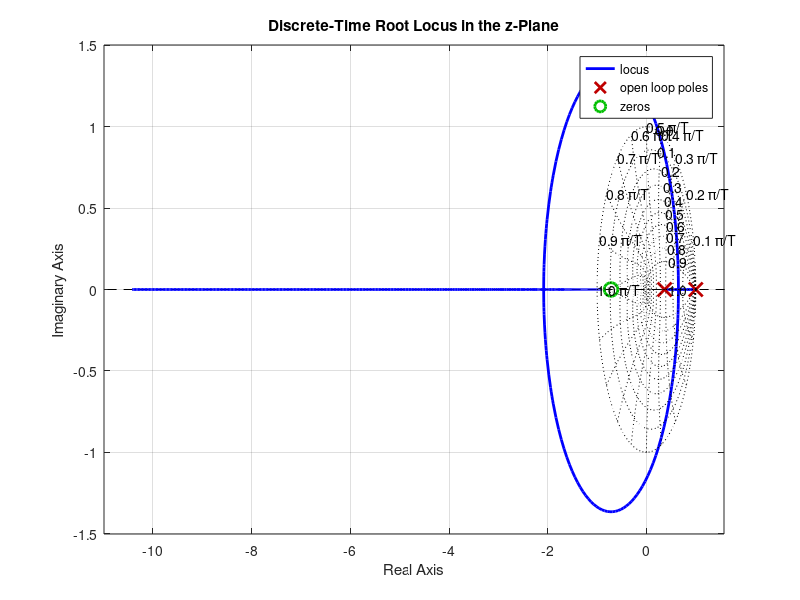

MATLAB code to generate this figure:
clc; clear; close all;
T = 1;
z = tf('z', T);
G_z = (0.368*z + 0.264) / ((z - 1)*(z - 0.368));
G_w = d2c(G_z, 'tustin');
disp('Bilinear Transformed Transfer Function G(w):'); disp(G_w);
K_vals = 0.1:0.05:5;
K_max = 0;
for K = K_vals
    CL = feedback(K * G_z, 1);
    if all(abs(pole(CL)) < 1)
        K_max = K;
    else
        break;
    end
end
fprintf('Maximum Gain K for Discrete Stability: K_max = %.2f\n', K_max);
figure;
rlocus(G_z);
zgrid;
title('Discrete-Time Root Locus in the z-Plane');
